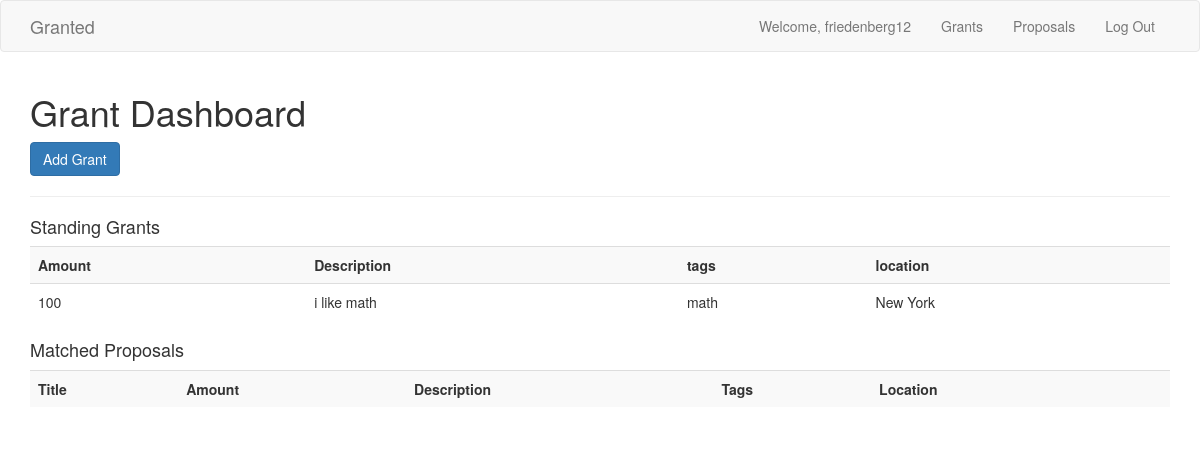
/gdash (signed in), run on the app's committed database.
### application.py (models this page shows)
class Grant(db.Model):
	__tablename__ = 'grants'
	id = db.Column('id', db.Integer, nullable = False, primary_key = True, unique = True)
	userid = db.Column('userid', db.Integer, nullable = False)
	amount = db.Column('amount', db.Integer, nullable = False, )
	description = db.Column('description', db.String(), nullable = False, )
	tags = db.Column('tags', db.String(), nullable = False)
	location = db.Column('location', db.String(), nullable = False)

### application.py (the view)
@app.route('/gdash')
@login_required
def gdash():
	myGrants = Grant.query.filter_by(userid = session['id']).all()
	props = Props.query.filter(Props.userid != session['id']).all()
	matches = []
	for myGrant in myGrants:
		for prop in props:
			common = set(myGrant.tags.split()) & set(prop.tags.split())
			if common:
				matches.append(prop)
	uniqueMatches = []
	for match in matches:
		if match not in uniqueMatches:
			uniqueMatches.append(match)
	return render_template('gdash.html', grants=myGrants, props=uniqueMatches)

### application.py (called while the page is built)
def login_required(f):
    @wraps(f)
    def decorated_function(*args, **kwargs):
        if not 'logged_in' in session:
            return redirect(url_for('login', next=request.url))
        return f(*args, **kwargs)
    return decorated_function

### templates/gdash.html (shortened to what this page needs)
{% extends 'layout.html' %}
{% block body %}
<header id="header">
	<div class="container">
		<h1>Grant Dashboard</h1>
	</div>
</header>
<div class="container">
	<a class="btn btn-primary" href="/gdash_add">Add Grant</a>
	<hr>
	<h4>Standing Grants</h4>
	{% if grants|length > 0 %}
		<table class="table table-striped">
			<tr>
				<th>Amount</th>
				<th>Description</th>
				<th>tags</th>
				<th>location</th>
			</tr>
			{% for grant in grants %}
				<tr>
					<td>{{grant.amount}}</td>
					<td>{{grant.description}}</td>
					<td>{{grant.tags}}</td>
					<td>{{grant.location}}</td>
				</tr>
			{% endfor %}
		</table>
	{% endif %}
	<h4>Matched Proposals</h4>
	{% if grants|length > 0 %}
		<table class="table table-striped">
			<tr>
				<th>Title</th>
				<th>Amount</th>
				<th>Description</th>
				<th>Tags</th>
				<th>Location</th>
				<th></th>
			</tr>
		</table>
	{% endif %}
</div>
{% endblock %}

### data on the page
Grant: amount "100", description "i like math", tags "math", location "New York"

### other printed values
{{ session.username }} "friedenberg12"
